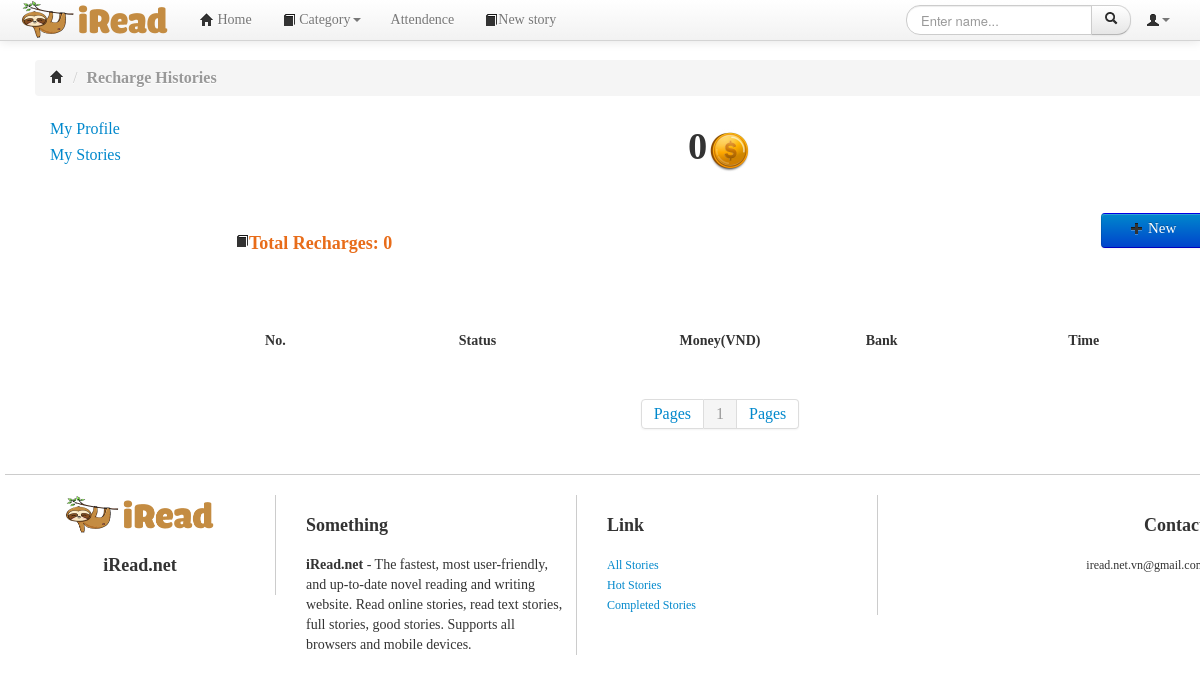
Page /trans_history.php (signed in) on the earlier database version.
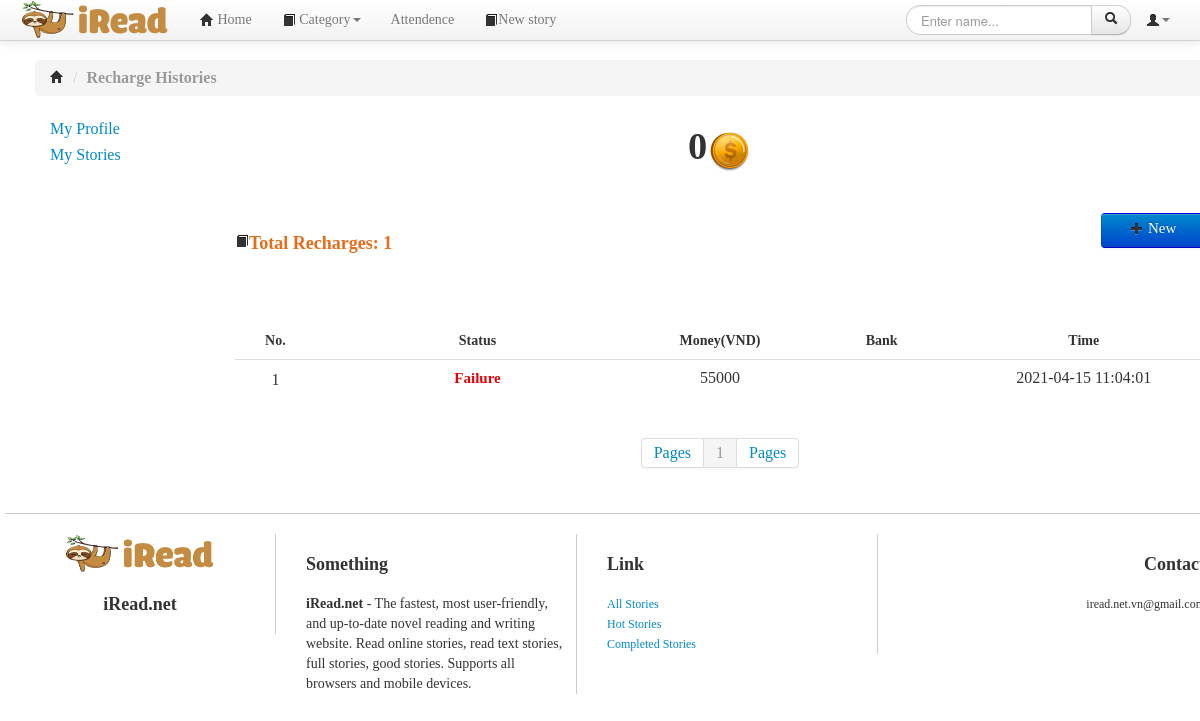
Same page on the later database version.
### tables this page shows
CREATE TABLE `member` (
  `memberID` int(10) NOT NULL,
  `fullName` varchar(255) DEFAULT NULL,
  `dob` date DEFAULT NULL,
  `phoneNumber` varchar(15) DEFAULT NULL,
  `username` varchar(50) DEFAULT NULL,
  `wallet` int(11) DEFAULT 0,
  `image` varchar(255) DEFAULT 'default avt.jpg'
);

CREATE TABLE `transaction` (
  `transactionID` int(20) NOT NULL,
  `memberID` int(10) NOT NULL,
  `money` int(11) DEFAULT 0,
  `note` varchar(255) DEFAULT NULL,
  `vnp_response_code` varchar(255) DEFAULT NULL,
  `code_vnpay` varchar(255) DEFAULT NULL,
  `code_bank` varchar(255) DEFAULT NULL,
  `createAt` timestamp NOT NULL DEFAULT current_timestamp()
);

### headers/common_header.php (called while the page is built, shortened)
<?php
$sql1 = "SELECT * FROM member WHERE username = '" .$_SESSION['username'] . "'";
$row1 = query($sql1);
?>

### db.php (called while the page is built, shortened)
<?php
	$hostname='localhost';
	$username='root';
	$password='';
	$dbname='final_project';
	$port=3306;
	function query($sql)
	{
		global $hostname;
		global $username;
		global $password;
		global $dbname;
		global $port;
		$conn = new mysqli($hostname, $username, $password, $dbname, $port);
		$result = $conn->query($sql);
		$rows = mysqli_fetch_all($result);
		return $rows;
	}
?>

### trans_history.php (the view, shortened to what the changed rows need)
<!DOCTYPE html>
<html lang="vi">
<head>
<link href="css/bootstrap.min.css" rel="stylesheet">
<link href="css/bootstrap-responsive.css" rel="stylesheet">
<link href="css/yamm.css" rel="stylesheet">
<link href="css/style.css" rel="stylesheet">
<link href="css/chosen.css" rel="stylesheet">
</head>
<?php
	require_once("./db.php");
    if(!isset($_SESSION['username'])){
?>
    	<script >
			alert ("You must login to access this page!");
			window.location.replace("./login.php");
		</script>
<?php
	}else{
?>
<?php
		$sql = "SELECT * FROM member WHERE username = '" .$_SESSION['username'] . "'";
		$row = query($sql);
		$memberID = $row[0][0];
		$walet = $row[0][5];
		$sql1 = "SELECT * FROM transaction WHERE memberID='" .$memberID . "'";
		if(execsql($sql1) != null){
			$row1 = query($sql1);
			$total = count($row1);
		}else{
			$total = 0;
		}
	}
?>
<body>
<?php
	require_once("./headers/common_header.php");
?>
<div class="container">
<div class="container-fluid">
	<div class="row">
		<div class="span12 row wrapper">
			<div class="row wrapper">
				<div class="span10">
						<h1 style="text-align: center;margin-top: 10px;"><?=$walet?><img src="./img/coin.jpg" style="border-radius: 50%; width: 45px;height: 45px;"></h1>
						<ul class="nav" style="margin-top: 40px; margin-bottom: 40px">
							<li class="disable" style="float:left;width: 60%; color: #E86C19;;"><h2><i class="icon-book icon-large"></i>Total Recharges: <?=$total?></h2></li>
							<li style="float: right;width: 40%"></li>
						</ul>
						<div class="table-responsive" style="margin-top: 120px; width:100%">
						<table class="table" style="margin-top: 30px; width:100%">
							<thead>
								<tr >
								<th style="text-align: center; font-size: 14px; width: 5%;">No.</th>
								<th style="text-align: center; font-size: 14px; width: 20%;">Status</th>
								<th style="text-align: center; font-size: 14px; width: 10%;">Money(VND)</th>
								<th style="text-align: center; font-size: 14px; width: 10%;">Bank</th>
								<th style="text-align: center; font-size: 14px; width: 15%;">Time</th>
								</tr>
							</thead>
							<tbody>
							<?php
								$allrow = count($row1);
								$pagesize = 15;
								$allpage = 1;
								if($allrow % $pagesize == 0){
									$allpage = $allrow / $pagesize;
								}else{
									$allpage = (int)($allrow / $pagesize) + 1;
								}
								$beginrow = 1;
								$currentpage = 1;
								if((!isset($_GET['currentpage'])) || ($_GET['currentpage'] == '1'))
								{
									$beginrow = 0;
									$currentpage = 1;
								}else{
									$beginrow = ($_GET['currentpage'] - 1) * $pagesize;
									$currentpage = $_GET['currentpage'];
								}
								$sql2= "SELECT * FROM transaction WHERE memberID='" .$memberID . "' LIMIT {$beginrow} , {$pagesize}";
								$row2=query($sql2);
								for($i=0; $i < count($row2); $i++)
								{
									$amount = $row2[$i][2];
									$response_code = $row2[$i][4];
									$bank = $row2[$i][6];
									$time = $row2[$i][7];
							?>
								<tr>
									<td style="padding-top: 10px; width: 5%;text-align: center;"><?=$i+1?></td>
									<td style="width: 20%">
										<div  style="text-align: center; width: 100%">
											<div class="media-body">
											<?php
												if($response_code == 00){
											?>
													<h2 class="media-heading" style="font-size: 15px;line-height:20px;margin: 0;padding: 0;font-weight: bold;color:#2D9123;">Success</h2>
											<?php
												}else{
											?>
													<h2 class="media-heading" style="font-size: 15px;line-height:20px;margin: 0;padding: 0;font-weight: bold;color:#E20404;">Failure</h2>
											<?php
												}
											?>
											</div>
										</div>
									</td>
									<td style="width: 10%; text-align: center;"><?=$amount?></td>
									<td style="width: 10%; text-align: center;"><?=$bank?></td>
									<td style="width: 15%; text-align: center;"><?=$time?></td>
								</tr>
							<?php
								}
							?>
							</tbody>
						</table>
					</div>
					<div class="paging">
						<div class="pagination pagination-centered">
						<ul>
							<?php
							for($i = 1; $i <= $allpage; $i++)
							{
								if($currentpage == $i){
								?>
									<li class="active"><a href=""><?=$i?></a></li>
								<?php
								}else{
							?>
									<li class="disable"><a href="chapterlist.php?currentpage=<?=$i?>"><?php echo $i ." "; ?></a></li>
							<?php
								}
							}
							?>
						</ul>
						</div>
					</div>
			</div>
			<?php
			require_once("./footers/footer.php");
		?>
		</div>
	</div>
</div>
</div>
</body>
</html>

Differences in the rows shown:
added transaction: vnp_response_code "Failure", money "55000", createAt "2021-04-15 11:04:01"
Other differences:
$total: "0" → "1"
